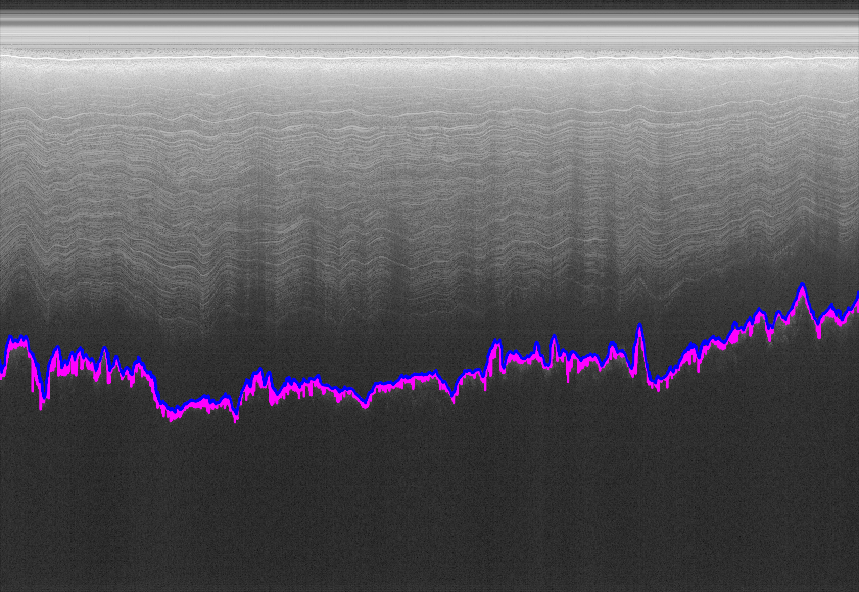
#> input picture imgproc/example_imgs/example_bedpicked.png, 859 x 592 px
$ python crop.py ../imgproc/example_imgs/example_bedpicked.png ../imgproc/example_imgs/bed_example.png out.png   (older library calls are emulated)
#> lines starting #> are read from the running program, lines starting #| are printed output that depends on the picture
import matplotlib.pylab as plt
import numpy as np
from scipy.misc import imread
import sys

if __name__ == '__main__':
    unpicked_filename = sys.argv[1]
    picked_filename = sys.argv[2]
    outfile = sys.argv[3]

    unpicked = imread(unpicked_filename, flatten=True)[140:634, 97:1144]
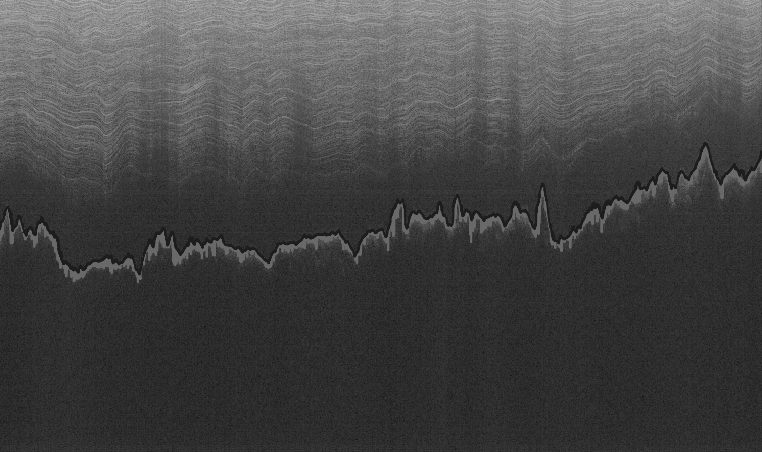
#> unpicked: shape (452, 762) float32; min 13, max 184, mean 69.4
    picked = imread(picked_filename, flatten=True)[140:634, 97:1144]
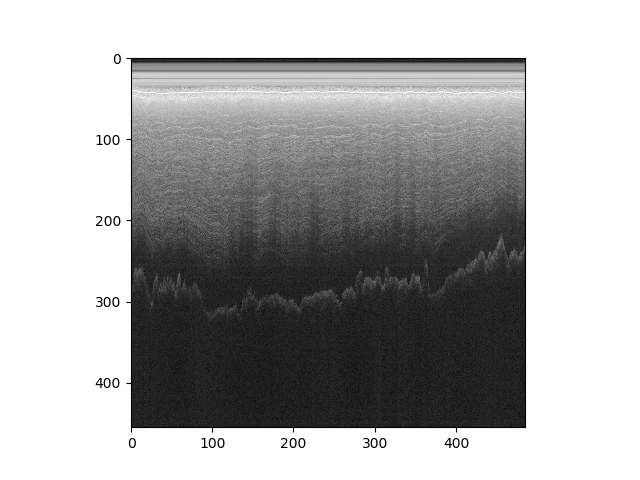
#> input picture imgproc/example_imgs/bed_example.png, 640 x 480 px
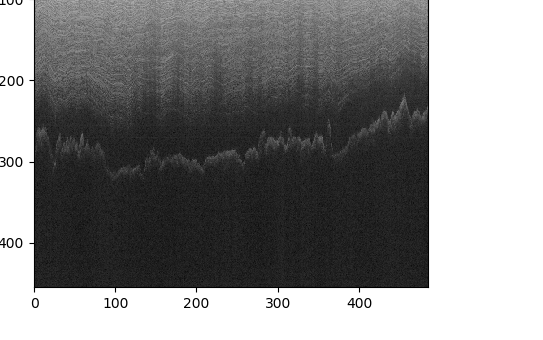
#> picked: shape (340, 543) float32; min 0, max 255, mean 133.4

#> (the run stopped early here; a loop or call above may not have finished)
